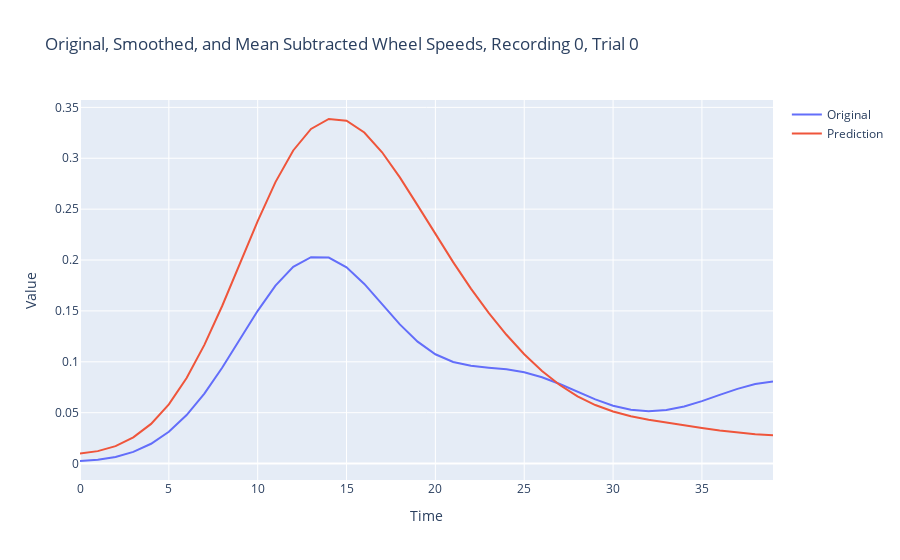
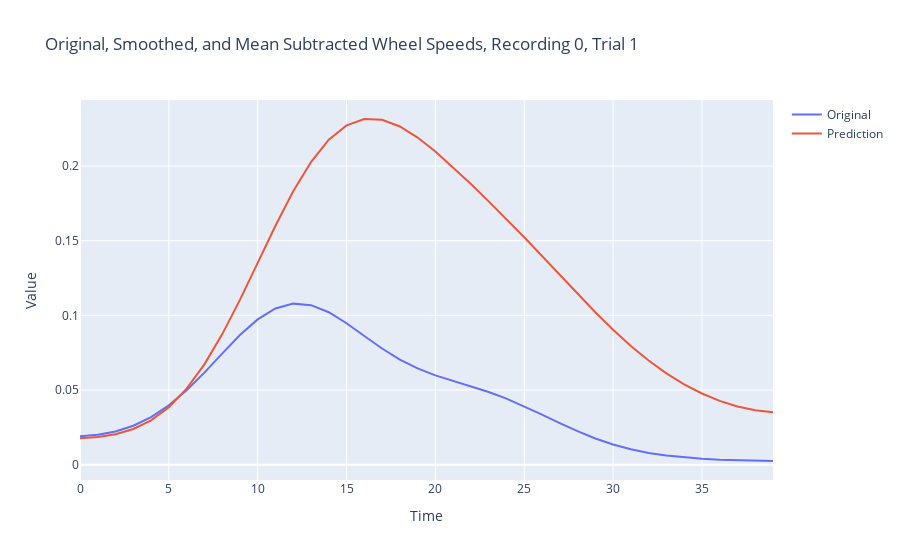

Write notebook code for charts like these, in order.
### Code cell
for recording_session in range(PLOT_RECORDINGS):
    for t in range(2):
        fig = go.Figure()
        fig.add_trace(go.Scatter(y=Y_test[recording_session][t], name='Original'))
        fig.add_trace(go.Scatter(y=Y_pred_continuous_decoder[recording_session][t], name='Prediction'))
        fig.update_layout(title=f'Original, Smoothed, and Mean Subtracted Wheel Speeds, Recording 0, Trial {t}', xaxis_title='Time', yaxis_title='Value')
        fig.show()

### Figure 1 — Plotly figure (JSON) as saved in the notebook; plotly's stock layout.template omitted (floating-point values rounded to 4 significant figures)
{"data": [{"name": "Original", "type": "scatter", "y": [0.002552, 0.00379, 0.006583, 0.01154, 0.01947, 0.03128, 0.04766, 0.06883, 0.0942, 0.1222, 0.1501, 0.1749, 0.1933, 0.2028, 0.2024, 0.1929, 0.1765, 0.1567, 0.1368, 0.1198, 0.1074, 0.09984, 0.09603, 0.09426, 0.09263, 0.0897, 0.08482, 0.07816, 0.07054, 0.06308, 0.05691, 0.05287, 0.05142, 0.05262, 0.05616, 0.06142, 0.06752, 0.07343, 0.07811, 0.0807]}, {"name": "Prediction", "type": "scatter", "y": [0.01003, 0.01225, 0.01718, 0.02572, 0.03901, 0.05821, 0.08408, 0.1167, 0.1549, 0.1965, 0.2383, 0.2766, 0.3076, 0.3288, 0.3386, 0.337, 0.3253, 0.3059, 0.2812, 0.2537, 0.2255, 0.1979, 0.172, 0.1481, 0.1266, 0.1075, 0.09102, 0.07722, 0.06611, 0.05753, 0.05116, 0.04652, 0.04303, 0.04018, 0.03758, 0.03505, 0.03262, 0.03046, 0.02883, 0.02794]}], "layout": {"title": {"text": "Original, Smoothed, and Mean Subtracted Wheel Speeds, Recording 0, Trial 0"}, "xaxis": {"title": {"text": "Time"}}, "yaxis": {"title": {"text": "Value"}}}}

### Figure 2 — Plotly figure (JSON) as saved in the notebook; plotly's stock layout.template omitted (floating-point values rounded to 4 significant figures)
{"data": [{"name": "Original", "type": "scatter", "y": [0.01897, 0.02001, 0.02227, 0.02608, 0.03181, 0.03972, 0.0498, 0.06166, 0.07441, 0.08677, 0.09729, 0.1046, 0.1078, 0.1068, 0.1021, 0.09473, 0.0862, 0.07778, 0.0704, 0.06445, 0.05981, 0.05602, 0.05248, 0.04865, 0.04422, 0.03913, 0.03356, 0.02787, 0.02243, 0.01757, 0.01349, 0.01028, 0.007866, 0.006124, 0.00489, 0.004012, 0.003377, 0.002919, 0.002612, 0.002457]}, {"name": "Prediction", "type": "scatter", "y": [0.01765, 0.01848, 0.02039, 0.02391, 0.0297, 0.03849, 0.05089, 0.0672, 0.08726, 0.1103, 0.1351, 0.16, 0.1831, 0.2027, 0.2176, 0.2272, 0.2315, 0.231, 0.2265, 0.219, 0.2097, 0.1991, 0.1879, 0.1763, 0.1644, 0.1523, 0.1398, 0.1271, 0.1144, 0.102, 0.09031, 0.07948, 0.06974, 0.06118, 0.05383, 0.04768, 0.04273, 0.03897, 0.03645, 0.03518]}], "layout": {"title": {"text": "Original, Smoothed, and Mean Subtracted Wheel Speeds, Recording 0, Trial 1"}, "xaxis": {"title": {"text": "Time"}}, "yaxis": {"title": {"text": "Value"}}}}
